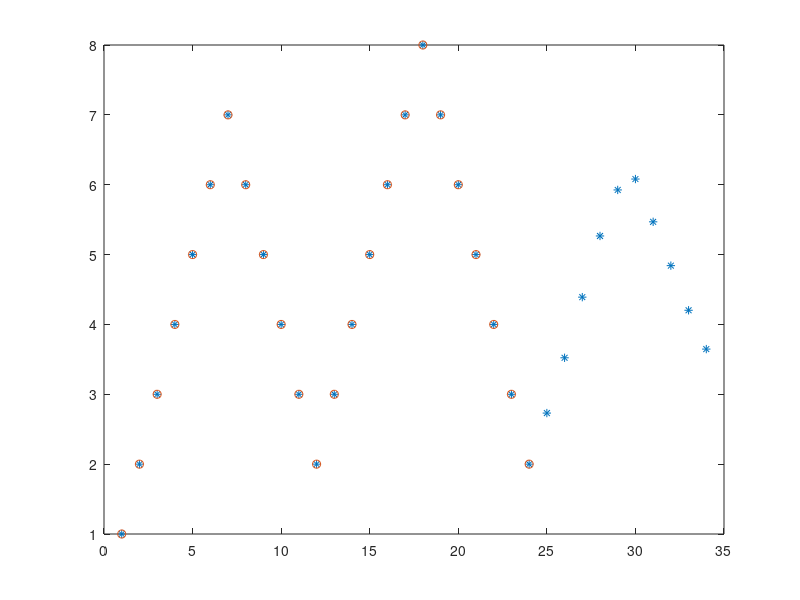

This figure's MATLAB source:
% Testing autoregressive prediction
x = [1 2 3 4 5 6 7 6 5 4 3 2 3 4 5 6 7 8 7 6 5 4 3 2 ].';


mean_val = mean(x);
x = x - mean_val;
order = 10;
A = aryule(x, order);



nSamplesToPredic = 10;
x_filled = [x; zeros(nSamplesToPredic,1)];

for predictedSampleIdx = length(x)+1:length(x)+nSamplesToPredic
    past = x_filled(predictedSampleIdx-1:-1:predictedSampleIdx-order);   % [x(k-1), x(k-2), ..., x(k-p)]
    x_filled(predictedSampleIdx) = -A(2:end) * past;        % x(k) = -sum_{i=1..p} a_i * x(k-i)
end

x = x+mean_val;
x_filled = x_filled + mean_val;

figure(1)
plot(x_filled, '*')
hold on
plot(x, "o")
hold off